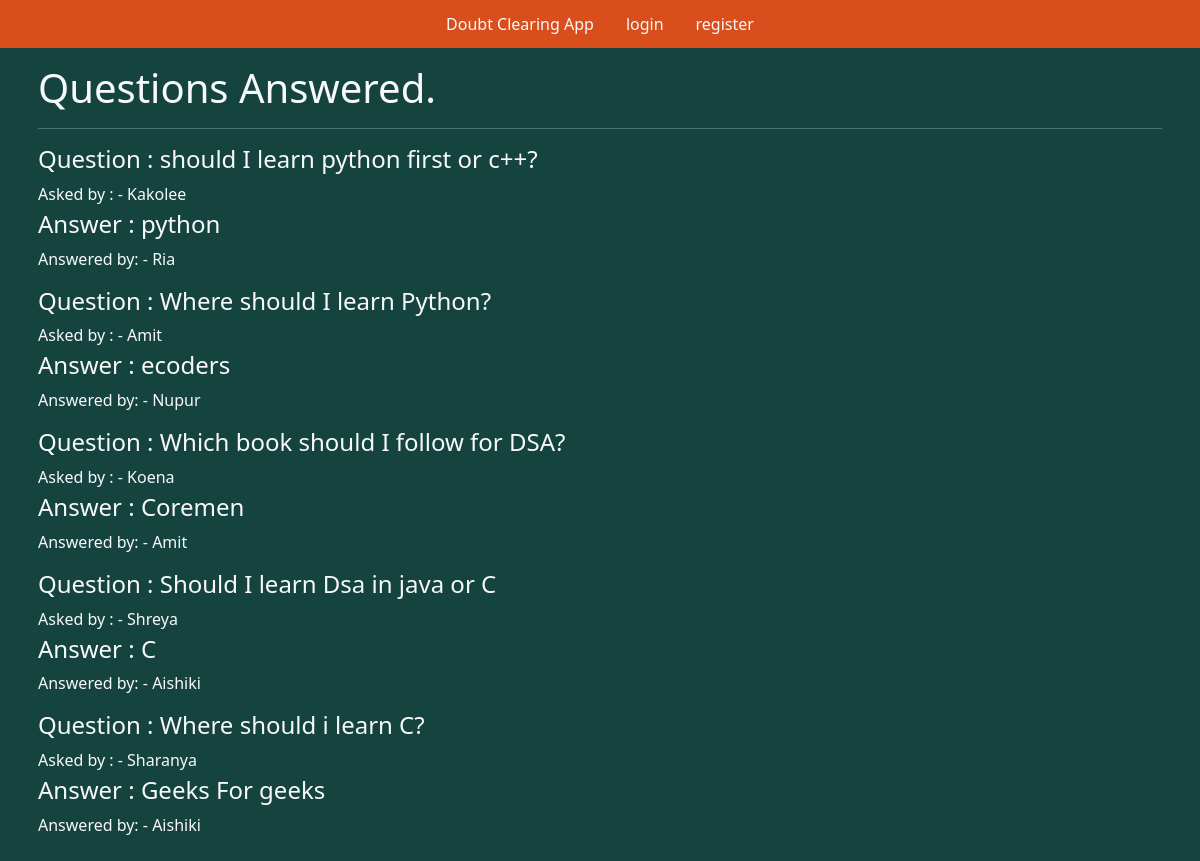
The page / on the database its author committed.
### tables this page shows
CREATE TABLE questions (id integer primary key autoincrement, question_text text not null, answer_text text,asked_by_id integer not null,teacher_id integer not null);

CREATE TABLE users(id integer primary key autoincrement, name text not null, password text not null,teacher boolean not null, admin boolean not null);

### app.py (the view)
@app.route('/')
def index():
    user=get_current_user()
    db=getDatabase()
    question_cursor=db.execute("select questions.id,questions.question_text,askers.name as asker_name,questions.answer_text,teachers.name as teacher_name from questions join users as askers on askers.id=questions.asked_by_id join users as teachers on teachers.id =questions.teacher_id where questions.answer_text is not null")
    questions_result=question_cursor.fetchall()
    return render_template('home.html',user=user,questions=questions_result)

### app.py (called while the page is built)
@app.teardown_appcontext
def close_database(error):
    if hasattr(g,"quizapp_db"):
        g.quizapp_db.close()

def get_current_user():
    user_result=None
    if 'user' in session:
        user=session['user']
        db=getDatabase()
        user_cursor=db.execute("select * from users where name=?",[user])
        user_result=user_cursor.fetchone()
    return user_result

### database.py (called while the page is built)
def connect_to_database():
    sql=sqlite3.connect("C:/Users/SRUTIKANA/Desktop/My Quiz app/quizapp.db")
    sql.row_factory=sqlite3.Row
    return sql

def getDatabase():
    if not hasattr(g,"quizapp_db"):
        g.quizapp_db=connect_to_database()
    return g.quizapp_db

### templates/home.html (shortened to what this page needs)
{%from "layout.html" import show_links%}
<!doctype html>
<html lang="en">
  <head>
    <link href="https://cdn.jsdelivr.net/npm/bootstrap@5.3.2/dist/css/bootstrap.min.css" rel="stylesheet">
    <link href="{{url_for('static',filename='css/styles.css')}}" rel="stylesheet" />
  </head>
  <body>
    <div class="parent">
        <div class="header mb-2">
            {{show_links(user)}}
       <div class="questions-answered container text-light p-2">
        <h1> Questions Answered.</h1>
        <hr class="text-light"/>
          <div>
            {%for que in questions%}
            <a href="#"class="text-light list-group-item">
                <h4 class=" list-group-item-heading">Question : {{que['question_text']}}</h4>
                <p class=" list-group-item-text mb-1">Asked by : - {{que['asker_name']}}</p>
                <h4 class=" list-group-item-heading">Answer : {{que['answer_text']}}</h4>
                <p class=" list-group-item-text"> Answered by: - {{que['teacher_name']}}</p>
              </a>
              {%endfor%}
            </div>
        </div>
  </body>
</html>

### templates/layout.html (shortened to what this page needs)
{% macro show_links(user)%}
<ul class="nav justify-content-center p-1 ">
    <li class="nav-item">
            <a class="nav-link active text-light" aria-current="page" href="#">Doubt Clearing App</a>
          </li>
          {%if not user%}
          <li class="nav-item">
            <a class="nav-link text-light" href="/login">login</a>
          </li>
          <li class="nav-item">
            <a class="nav-link text-light" href="/register">register</a>
          </li>
          {%endif%}
        </ul>
      </div>
    </div>
  {%endmacro%}

### static/css/styles.css (style rules this page uses)
body { background-color: rgb(21, 68, 63); }
.header { background-color: rgb(216, 78, 28); }

### rows shown on the page
questions: question_text "should I learn python first or c++?", asker_name "Kakolee", answer_text "python", teacher_name "Ria"
questions: question_text "Where should I learn Python?", asker_name "Amit", answer_text "ecoders", teacher_name "Nupur"
questions: question_text "Which book should I follow for DSA?", asker_name "Koena", answer_text "Coremen", teacher_name "Amit"
questions: question_text "Should I learn Dsa in java or C", asker_name "Shreya", answer_text "C", teacher_name "Aishiki"
questions: question_text "Where should i learn C?", asker_name "Sharanya", answer_text "Geeks For geeks", teacher_name "Aishiki"
